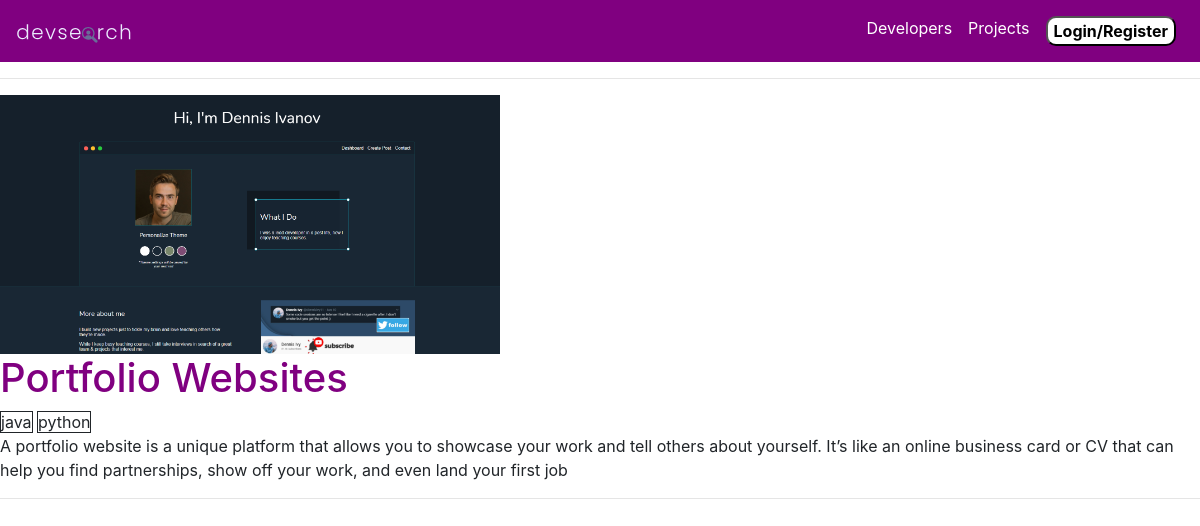
/projects/project/f16de502-9fa3-40e9-8efd-a8ec4f3c246c/, run on the app's committed database.
### projects/models.py (models this page shows, shortened)
class Project(models.Model):
    owner=models.ForeignKey(Profile,null=True,blank=True,on_delete=models.SET_NULL)
    title=models.CharField(max_length=200)
    description=models.TextField(null=True,blank=True)
    featured_image=models.ImageField(null=True,blank=True,default='default.jpg')
    demo_link=models.CharField(max_length=2000,null=True,blank=True)
    source_link=models.CharField(max_length=2000,null=True,blank=True)
    tags=models.ManyToManyField('Tag',blank=True)
    vote_total=models.IntegerField(default=0,null=True,blank=True)
    vote_ratio=models.IntegerField(default=0,null=True,blank=True)
    created_date=models.DateTimeField(auto_now_add=True)
    id=models.UUIDField(default=uuid.uuid4,unique=True,primary_key=True,editable=False)

class Tag(models.Model):
    name=models.CharField(max_length=200)
    created_date=models.DateTimeField(auto_now_add=True)
    id=models.UUIDField(default=uuid.uuid4,unique=True,primary_key=True,editable=False)
    def __str__(self):
        return self.name

### projects/views.py (the view)
# urls.py: path('project/<str:pk>/',views.singleProject,name='project'),
def singleProject(request,pk):
    projectObj=Project.objects.get(id=pk)
    tags=projectObj.tags.all()
    return(render(request,'singleProject.html',{'project':projectObj,'tags':tags}))

### projects/templates/singleProject.html
{%extends 'navBar.html'%}
{%block start%}
<img src="{{project.featured_image.url}}" style="width: 500px;">
<h1>{{ project.title }}</h1>
{%for tag in tags%}
<span style="border: 1px solid">{{tag}}</span>
{%endfor%}
<p>{{ project.description }}</p>
{%endblock%}

### projects/static/styles/navBar.css (style rules this page uses)
h1 { color: purple; }

### data on the page
Project: featured_image (picture), title "Portfolio Websites", description "A portfolio website is a unique platform that allows you to showcase your work and tell others about yourself. It’s like an online business card or CV that can help you find partnerships, show off your work, and even land your first job"
Tag: name "java"
Tag: name "python"
